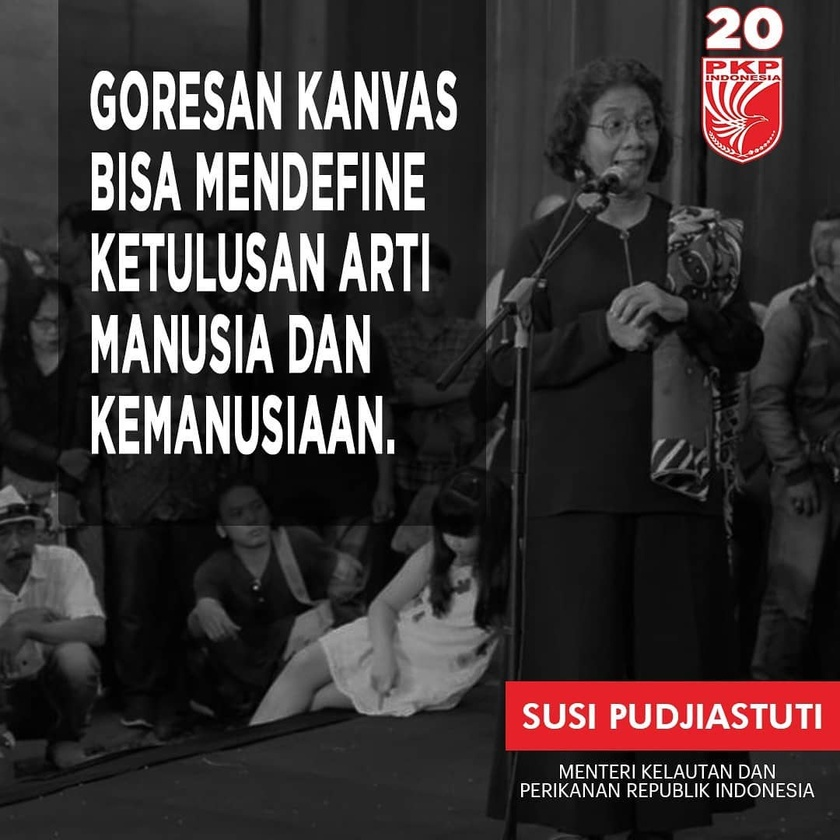
#> input picture tests/data/168_image.jpg, 840 x 840 px, shrunk from 1080 x 1080 before the run
$ python -i NOI5.py   (imports and definitions only)
#> lines starting #> are read from the running program, lines starting #| are printed output that depends on the picture
"""
This module provides the NOI5 algorithm

Noise-variance-inconsistency detector, solution 5 (leveraging Principal Component Analysis).

Algorithm attribution:
H. Zeng, Y. Zhan, X. Kang, X. Lin, Image splicing localization using PCA-based
noise level estimation, Multimedia Tools & Applications, 2017.76(4):4783
http://www.escience.cn/people/Zenghui/index.html

Based on code from:
Zampoglou, M., Papadopoulos, S., & Kompatsiaris, Y. (2017). Large-scale evaluation of splicing localization algorithms for web images. Multimedia Tools and Applications, 76(4), 4801–4834.
"""

import cupy as cp
from cupy.linalg import eigh
import cv2
from scipy.ndimage import median_filter as medfilt


# [292 lines left out: functions KMeans, PCANoiseLevelEstimator, not called in this run]


def PCANoise(impath):
    """
    Main driver for NOI5 algorithm.

    Args:
        impath: icput image path.

    Returns:
        Noise_mix2: OutputMap
        bwpp: OutputMap (Quantized)

    """
#> called with impath = '../../tests/data/168_image.jpg'
    B = 64
    imin = cv2.cvtColor(cv2.imread(impath), cv2.COLOR_BGR2GRAY).astype("double")
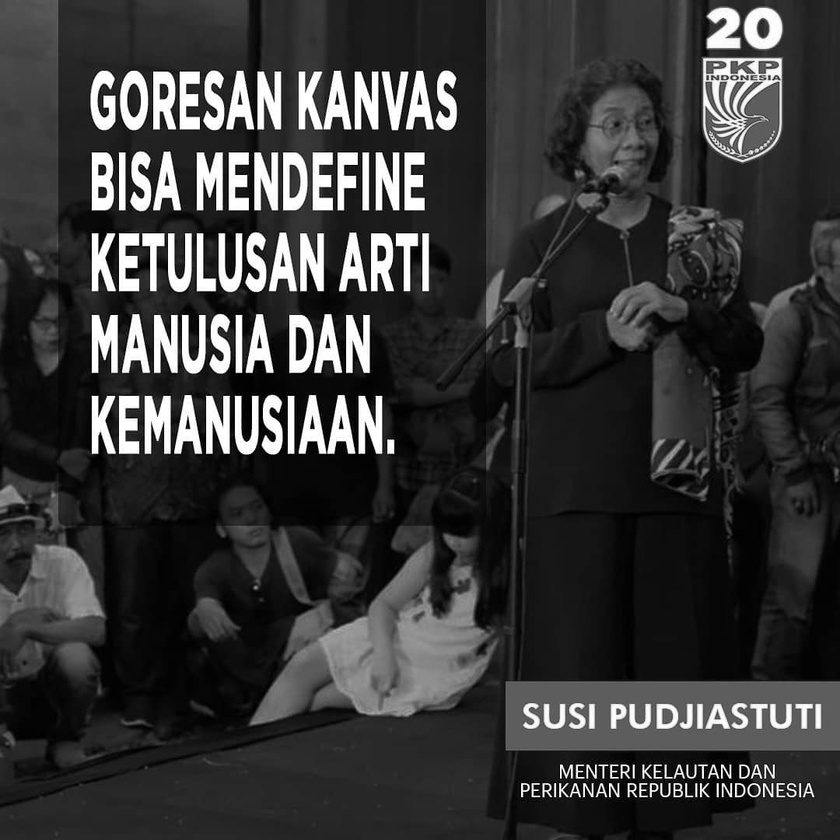
#> imin: shape (840, 840) float64; min 0, max 255, mean 55.1
#> (the run stopped early here; a loop or call above may not have finished)
